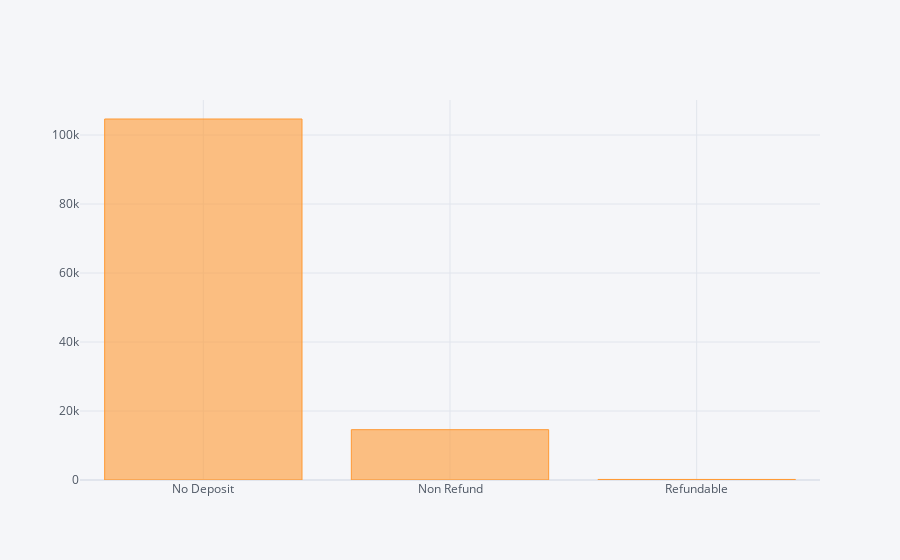

The code cell stored with this chart in its notebook:
### Code cell
data.deposit_type.value_counts().sort_values(ascending=False).iplot(kind="bar")

### Figure 1 — Plotly figure (JSON) as saved in the notebook; plotly's stock layout.template omitted (floating-point values rounded to 4 significant figures)
{"data": [{"marker": {"color": "rgba(255, 153, 51, 0.6)", "line": {"color": "rgba(255, 153, 51, 1.0)", "width": 1}}, "name": "deposit_type", "orientation": "v", "text": "", "type": "bar", "x": ["No Deposit", "Non Refund", "Refundable"], "y": [104641, 14587, 162]}], "layout": {"legend": {"bgcolor": "#F5F6F9", "font": {"color": "#4D5663"}}, "paper_bgcolor": "#F5F6F9", "plot_bgcolor": "#F5F6F9", "title": {"font": {"color": "#4D5663"}}, "xaxis": {"gridcolor": "#E1E5ED", "showgrid": true, "tickfont": {"color": "#4D5663"}, "title": {"font": {"color": "#4D5663"}, "text": ""}, "zerolinecolor": "#E1E5ED"}, "yaxis": {"gridcolor": "#E1E5ED", "showgrid": true, "tickfont": {"color": "#4D5663"}, "title": {"font": {"color": "#4D5663"}, "text": ""}, "zerolinecolor": "#E1E5ED"}}}
